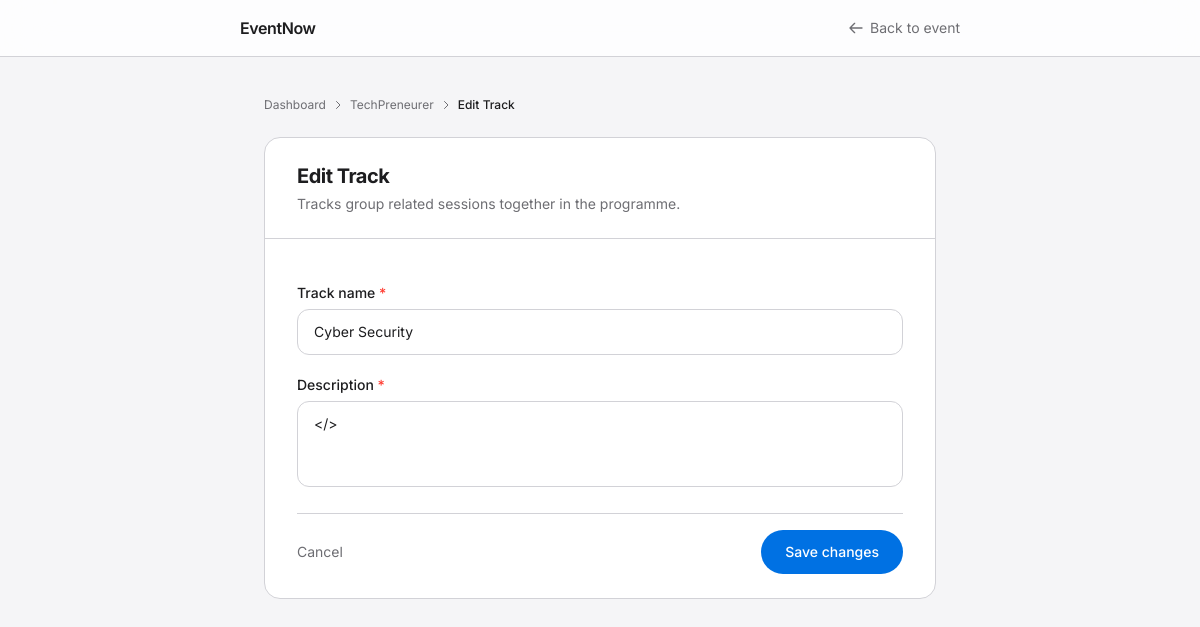
Page /eventnow/events/techpreneur-2026/tracks/3/edit/ (signed in) on the committed database.
### apps/events/models.py (models this page shows, shortened)
class Event(models.Model):
    id = models.AutoField(primary_key=True)
    organiser = models.ForeignKey(
        User,
        on_delete=models.CASCADE,
    )
    venue = models.ForeignKey(Venue, on_delete=models.CASCADE)
    title = models.CharField(max_length=255)
    slug = models.SlugField(max_length=255, unique=True)
    description = models.TextField()
    cover_image_url = models.URLField()
    starts_at = models.DateTimeField()
    ends_at = models.DateTimeField()
    status = models.CharField(max_length=255)
    max_capacity = models.IntegerField()
    created_at = models.DateTimeField(auto_now_add=True)
    updated_at = models.DateTimeField(auto_now=True)
    class Meta:
        app_label = 'apps'

class Track(models.Model):
    id = models.AutoField(primary_key=True)
    event = models.ForeignKey(Event, on_delete=models.CASCADE)
    name = models.CharField(max_length=255)
    description = models.TextField()
    created_at = models.DateTimeField(auto_now_add=True)
    updated_at = models.DateTimeField(auto_now=True)
    class Meta:
        app_label = 'apps'

### apps/events/views.py (the view)
@login_required
@organiser_required
def track_edit(request, slug, track_pk):
    event = get_own_event(request, slug)
    track = get_object_or_404(Track, pk=track_pk, event=event)
    if request.method == 'POST':
        form = TrackForm(request.POST, instance=track)
        if form.is_valid():
            form.save()
            messages.success(request, 'Track updated.')
            return redirect('event_detail', slug=event.slug)
    else:
        form = TrackForm(instance=track)
    return render(request, 'events/track-form.html', {
        'form':   form,
        'event':  event,
        'track':  track,
        'action': 'Edit',
    })

### apps/events/forms.py
class TrackForm(forms.ModelForm):
    class Meta:
        model  = Track
        fields = ['name', 'description']
        widgets = {
            'name':        forms.TextInput(attrs={'class': _INPUT}),
            'description': forms.Textarea(attrs={'class': _AREA, 'rows': 3}),
        }

### apps/accounts/models.py (called while the page is built)
    def is_organiser(self):
        return self.role == User.Role.ORGANIZER

### apps/events/views.py (called while the page is built)
def get_own_event(request, slug):
    event = get_object_or_404(Event, slug=slug)
    if event.organiser != request.user:
        raise PermissionDenied
    return event

### apps/templates/events/track-form.html (shortened to what this page needs)
{% extends "base.html" %}
{% block body_class %}bg-surface text-ink font-sans min-h-screen flex flex-col{% endblock %}
{% block header %}
<header class="bg-white/80 backdrop-blur-xl border-b border-border">
  <div class="max-w-3xl mx-auto px-6 h-14 flex items-center justify-between">
    <a href="{% url 'index' %}" class="text-base font-semibold text-ink tracking-tight">EventNow</a>
    <a href="{% url 'event_detail' event.slug %}"
       class="flex items-center gap-1.5 text-sm text-ink-2 hover:text-ink transition-colors">
      <svg class="w-4 h-4" fill="none" stroke="currentColor" viewBox="0 0 24 24"><path stroke-linecap="round" stroke-linejoin="round" stroke-width="2" d="M10 19l-7-7m0 0l7-7m-7 7h18"/></svg>
      Back to event
    </a>
  </div>
</header>
{% endblock %}
{% block body %}
<main id="main" class="flex-1 py-10 px-6">
  <div class="max-w-2xl mx-auto">
    <nav aria-label="Breadcrumb" class="mb-6">
      <ol class="flex items-center gap-1.5 text-xs text-ink-2">
        <li><a href="{% url 'organiser_dashboard' %}" class="hover:text-ink transition-colors">Dashboard</a></li>
        <li aria-hidden="true"><svg class="w-3 h-3" fill="none" stroke="currentColor" viewBox="0 0 24 24"><path stroke-linecap="round" stroke-linejoin="round" stroke-width="2" d="M9 5l7 7-7 7"/></svg></li>
        <li><a href="{% url 'event_detail' event.slug %}" class="hover:text-ink transition-colors">{{ event.title }}</a></li>
        <li aria-hidden="true"><svg class="w-3 h-3" fill="none" stroke="currentColor" viewBox="0 0 24 24"><path stroke-linecap="round" stroke-linejoin="round" stroke-width="2" d="M9 5l7 7-7 7"/></svg></li>
        <li class="text-ink font-medium">{{ action }} Track</li>
      </ol>
    </nav>
    <div class="bg-card border border-border rounded-2xl overflow-hidden">
      <div class="px-8 py-6 border-b border-border">
        <h1 class="text-xl font-bold text-ink tracking-tight">{{ action }} Track</h1>
        <p class="text-sm text-ink-2 mt-1">Tracks group related sessions together in the programme.</p>
      </div>
      <form method="post" class="px-8 py-6 space-y-5">
        <div>
          <label for="{{ form.name.id_for_label }}" class="block text-sm font-medium text-ink mb-1.5">
            Track name <span class="text-danger">*</span>
          </label>
          {{ form.name }}
        </div>
        <div>
          <label for="{{ form.description.id_for_label }}" class="block text-sm font-medium text-ink mb-1.5">
            Description <span class="text-danger">*</span>
          </label>
          {{ form.description }}
        </div>
        <div class="flex items-center justify-between pt-4 border-t border-border">
          <a href="{% url 'event_detail' event.slug %}" class="text-sm text-ink-2 hover:text-ink transition-colors">Cancel</a>
          <button type="submit"
                  class="text-sm font-medium bg-primary text-white px-6 py-3 rounded-full hover:bg-primary-dark transition-colors">
            {% if action == 'Create' %}Create track{% else %}Save changes{% endif %}
          </button>
        </div>
      </form>
    </div>
  </div>
</main>
{% endblock %}

### apps/templates/base.html (style rules this page uses)
* { -webkit-font-smoothing: antialiased; }

### rows in the picture
Event: title "TechPreneurer"
Track: name "Cyber Security", description "</>"

### other values in the picture
{{ action }} "Edit"
